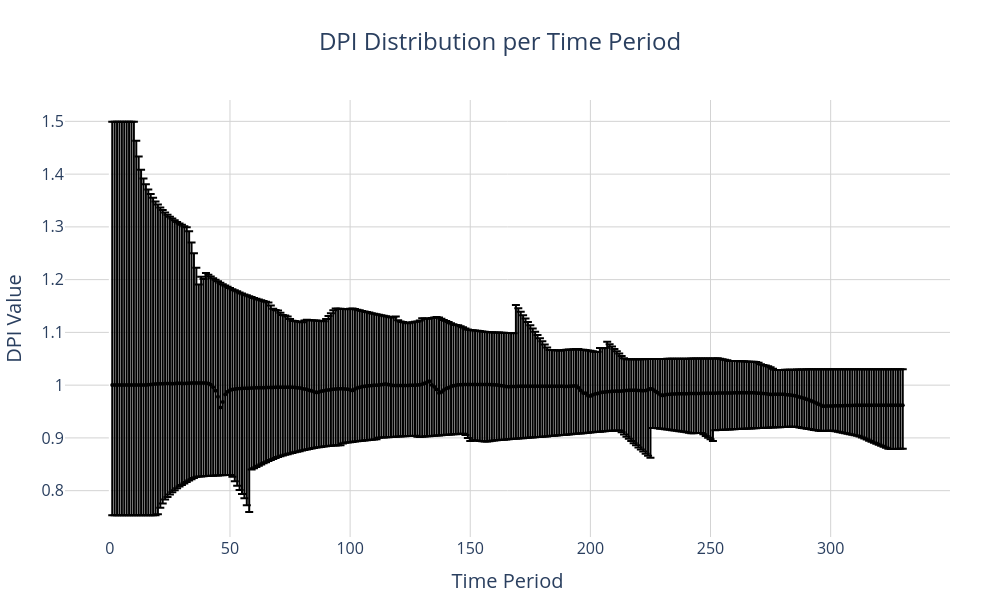

The notebook cell saved with this chart:
### Markdown cell above
### All Projects

### Code cell
#plot the distribution of the whole dataframe
tmp = create_indicator_confidence_interval(df)
fig = px.scatter(tmp,
                title = "DPI Distribution per Time Period",
                x = "period",
                y = "median",
                error_y = "max_error",
                error_y_minus = "min_error",
                labels = {"median": "DPI Value", 
                           "period": "Time Period"},
                height = 600,
                width = 1000)


# Update trace for marker color and size
fig.update_traces(
    marker=dict(size=4, color='black'),  # Centered title'),  # Marker size and color
    error_y=dict(color='black')  # Error bars color
)

#update layout
fig.update_layout(
    title={'font': {'size': 24}, 'x': 0.5},
    xaxis_title={'text': 'Time Period', 'font': {'size': 20}},
    yaxis_title={'text': 'DPI Value', 'font': {'size': 20}},
    xaxis={'tickfont': {'size': 16}},
    yaxis={'tickfont': {'size': 16}},
    plot_bgcolor='white',  # Background color of the plot area
    paper_bgcolor='white'  # Background color of the entire figure
)

fig.update_layout(
    xaxis=dict(showgrid=True, gridcolor='lightgray'),  # Light gray gridlines
    yaxis=dict(showgrid=True, gridcolor='lightgray'),  # Light gray gridlines
    margin=dict(l=50, r=50, t=100, b=50),  # Margins for the plot
)

# Add border by creating an external layout shape
fig.add_shape(type="rect",
    xref="paper", yref="paper",
    x0=0, y0=0, x1=1, y1=1,
    line=dict(color="lightgray", width=1.25),  # Border color and width
    fillcolor="rgba(0,0,0,0)"  # No fill, transparent
)

fig.show()

### Figure 1 — Plotly figure (JSON) as saved in the notebook; plotly's stock layout.template omitted (floating-point values rounded to 4 significant figures; data arrays with more than 128 entries replaced by an {"elided": "..."} marker saying what was removed)
{"data": [{"error_y": {"array": {"elided": "330 float values"}, "arrayminus": {"elided": "330 float values"}, "color": "black"}, "hovertemplate": "Time Period=%{x}<br>DPI Value=%{y}<extra></extra>", "legendgroup": "", "marker": {"color": "black", "size": 4, "symbol": "circle"}, "mode": "markers", "name": "", "orientation": "v", "showlegend": false, "type": "scatter", "x": {"elided": "330 int values"}, "xaxis": "x", "y": {"elided": "330 float values"}, "yaxis": "y"}], "layout": {"height": 600, "legend": {"tracegroupgap": 0}, "margin": {"b": 50, "l": 50, "r": 50, "t": 100}, "paper_bgcolor": "white", "plot_bgcolor": "white", "title": {"font": {"size": 24}, "text": "DPI Distribution per Time Period", "x": 0.5}, "width": 1000, "xaxis": {"anchor": "y", "domain": [0, 1], "gridcolor": "lightgray", "showgrid": true, "tickfont": {"size": 16}, "title": {"font": {"size": 20}, "text": "Time Period"}}, "yaxis": {"anchor": "x", "domain": [0, 1], "gridcolor": "lightgray", "showgrid": true, "tickfont": {"size": 16}, "title": {"font": {"size": 20}, "text": "DPI Value"}}}}
